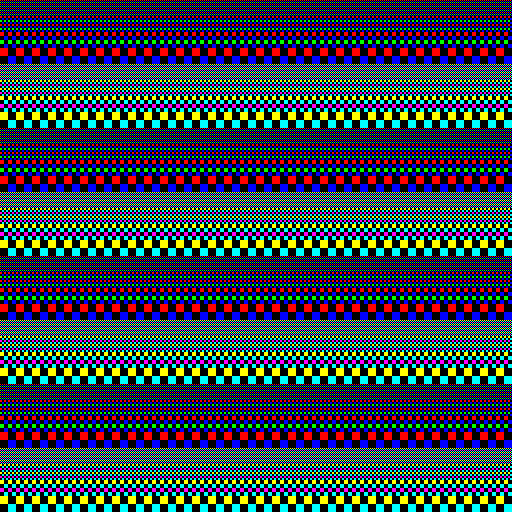

This game map was drawn from its Tiled (.tmx) file and the tilesets committed beside it. A one-line description and the full map source follow:
An orthogonal 32x32 tile map with 16x16 px tiles, 1 tile layer (l0), 2 tilesets.

<map version="1.8" tiledversion="1.8.2" orientation="orthogonal" renderorder="right-down" width="32" height="32" tilewidth="16" tileheight="16" infinite="0" nextlayerid="2" nextobjectid="1">
 <tileset firstgid="1" source="16X162BPPT.BIN.0.tsx" />
 <tileset firstgid="6" source="16X162BPPT.BIN.1.tsx" />
 <layer id="1" name="l0" width="32" height="32">
  <data encoding="csv">
2,2,2,2,2,2,2,2,2,2,2,2,2,2,2,2,2,2,2,2,2,2,2,2,2,2,2,2,2,2,2,2,
3,3,3,3,3,3,3,3,3,3,3,3,3,3,3,3,3,3,3,3,3,3,3,3,3,3,3,3,3,3,3,3,
4,4,4,4,4,4,4,4,4,4,4,4,4,4,4,4,4,4,4,4,4,4,4,4,4,4,4,4,4,4,4,4,
5,5,5,5,5,5,5,5,5,5,5,5,5,5,5,5,5,5,5,5,5,5,5,5,5,5,5,5,5,5,5,5,
7,7,7,7,7,7,7,7,7,7,7,7,7,7,7,7,7,7,7,7,7,7,7,7,7,7,7,7,7,7,7,7,
8,8,8,8,8,8,8,8,8,8,8,8,8,8,8,8,8,8,8,8,8,8,8,8,8,8,8,8,8,8,8,8,
9,9,9,9,9,9,9,9,9,9,9,9,9,9,9,9,9,9,9,9,9,9,9,9,9,9,9,9,9,9,9,9,
10,10,10,10,10,10,10,10,10,10,10,10,10,10,10,10,10,10,10,10,10,10,10,10,10,10,10,10,10,10,10,10,
2,2,2,2,2,2,2,2,2,2,2,2,2,2,2,2,2,2,2,2,2,2,2,2,2,2,2,2,2,2,2,2,
3,3,3,3,3,3,3,3,3,3,3,3,3,3,3,3,3,3,3,3,3,3,3,3,3,3,3,3,3,3,3,3,
4,4,4,4,4,4,4,4,4,4,4,4,4,4,4,4,4,4,4,4,4,4,4,4,4,4,4,4,4,4,4,4,
5,5,5,5,5,5,5,5,5,5,5,5,5,5,5,5,5,5,5,5,5,5,5,5,5,5,5,5,5,5,5,5,
7,7,7,7,7,7,7,7,7,7,7,7,7,7,7,7,7,7,7,7,7,7,7,7,7,7,7,7,7,7,7,7,
8,8,8,8,8,8,8,8,8,8,8,8,8,8,8,8,8,8,8,8,8,8,8,8,8,8,8,8,8,8,8,8,
9,9,9,9,9,9,9,9,9,9,9,9,9,9,9,9,9,9,9,9,9,9,9,9,9,9,9,9,9,9,9,9,
10,10,10,10,10,10,10,10,10,10,10,10,10,10,10,10,10,10,10,10,10,10,10,10,10,10,10,10,10,10,10,10,
2,2,2,2,2,2,2,2,2,2,2,2,2,2,2,2,2,2,2,2,2,2,2,2,2,2,2,2,2,2,2,2,
3,3,3,3,3,3,3,3,3,3,3,3,3,3,3,3,3,3,3,3,3,3,3,3,3,3,3,3,3,3,3,3,
4,4,4,4,4,4,4,4,4,4,4,4,4,4,4,4,4,4,4,4,4,4,4,4,4,4,4,4,4,4,4,4,
5,5,5,5,5,5,5,5,5,5,5,5,5,5,5,5,5,5,5,5,5,5,5,5,5,5,5,5,5,5,5,5,
7,7,7,7,7,7,7,7,7,7,7,7,7,7,7,7,7,7,7,7,7,7,7,7,7,7,7,7,7,7,7,7,
8,8,8,8,8,8,8,8,8,8,8,8,8,8,8,8,8,8,8,8,8,8,8,8,8,8,8,8,8,8,8,8,
9,9,9,9,9,9,9,9,9,9,9,9,9,9,9,9,9,9,9,9,9,9,9,9,9,9,9,9,9,9,9,9,
10,10,10,10,10,10,10,10,10,10,10,10,10,10,10,10,10,10,10,10,10,10,10,10,10,10,10,10,10,10,10,10,
2,2,2,2,2,2,2,2,2,2,2,2,2,2,2,2,2,2,2,2,2,2,2,2,2,2,2,2,2,2,2,2,
3,3,3,3,3,3,3,3,3,3,3,3,3,3,3,3,3,3,3,3,3,3,3,3,3,3,3,3,3,3,3,3,
4,4,4,4,4,4,4,4,4,4,4,4,4,4,4,4,4,4,4,4,4,4,4,4,4,4,4,4,4,4,4,4,
5,5,5,5,5,5,5,5,5,5,5,5,5,5,5,5,5,5,5,5,5,5,5,5,5,5,5,5,5,5,5,5,
7,7,7,7,7,7,7,7,7,7,7,7,7,7,7,7,7,7,7,7,7,7,7,7,7,7,7,7,7,7,7,7,
8,8,8,8,8,8,8,8,8,8,8,8,8,8,8,8,8,8,8,8,8,8,8,8,8,8,8,8,8,8,8,8,
9,9,9,9,9,9,9,9,9,9,9,9,9,9,9,9,9,9,9,9,9,9,9,9,9,9,9,9,9,9,9,9,
10,10,10,10,10,10,10,10,10,10,10,10,10,10,10,10,10,10,10,10,10,10,10,10,10,10,10,10,10,10,10,10
</data>
 </layer>
</map>